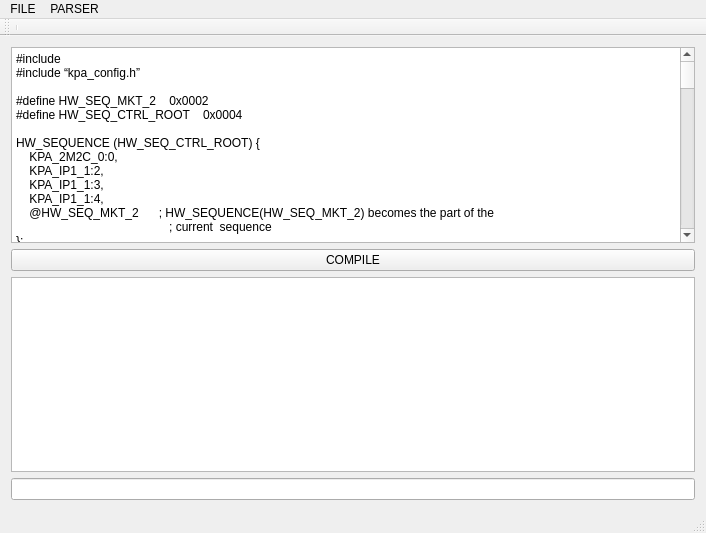
<?xml version="1.0" encoding="UTF-8"?>
<ui version="4.0">
 <class>MainWindow</class>
 <widget class="QMainWindow" name="MainWindow">
  <property name="geometry">
   <rect>
    <x>0</x>
    <y>0</y>
    <width>706</width>
    <height>533</height>
   </rect>
  </property>
  <property name="windowTitle">
   <string>MainWindow</string>
  </property>
  <widget class="QWidget" name="centralWidget">
   <layout class="QGridLayout" name="gridLayout">
    <item row="3" column="0">
     <widget class="QPlainTextEdit" name="plainTextEdit_2">
      <property name="font">
       <font>
        <family>Monospace</family>
        <pointsize>16</pointsize>
       </font>
      </property>
     </widget>
    </item>
    <item row="1" column="0">
     <widget class="QPlainTextEdit" name="plainTextEdit">
      <property name="plainText">
       <string>#include &lt;names.h&gt;				
#include “kpa_config.h”				
				
#define HW_SEQ_MKT_2    0x0002				
#define HW_SEQ_CTRL_ROOT    0x0004				
				
HW_SEQUENCE (HW_SEQ_CTRL_ROOT) {				
    KPA_2M2C_0:0, 				
    KPA_IP1_1:2,				
    KPA_IP1_1:3,				
    KPA_IP1_1:4,				
    @HW_SEQ_MKT_2      ; HW_SEQUENCE(HW_SEQ_MKT_2) becomes the part of the				
                                              ; current  sequence				
};				
				
HW_SEQUENCE (HW_SEQ_MKT_2) {				
    KPA_MKT_0:0,				
    KPA_MKT_0:1,				
    KPA_MKT_0:2,				
    KPA_MKT_0:3,				
    KPA_MKT_0:4,				
    KPA_MKT_0:5,				
    KPA_MKT_1:2,				
    KPA_MKT_1:3,				
    KPA_MKT_1:4				
};				
	
HW_SEQUENCE (HW_SEQ_MKT_2) {				
    KPA_MKT_2:0,				
    KPA_MKT_2:1,				
    KPA_MKT_2:2,				
    KPA_MKT_2:3,				
    KPA_MKT_2:4,				
    KPA_MKT_2:5,				
    KPA_MKT_3:2,				
    KPA_MKT_3:3,				
    KPA_MKT_3:4				
};			
				
				
#define IP1_UPDATE EVENT_L00	

module  (  KPA_IP1  ,  SEQ_CTRL_ROOT    )       {




	procedure ( IP1_UPDATE) {			
		A := Ctrl;		
		Ctrl := A &amp; 0xFFFE;		
		rg[11] := Vx + dVx;		
		rg[10] := Vx - dVx;		
		rg[1] := 0xA710;		
		Ctrl := 0x0002 | iif ( A &amp; 0x0020, A | 0x8000, A);		
	}
}

module(KPA_IP2, HW_SEQ_CTRL){VAR_EVENTS{Ctrl ::: IP1_UPDATE}}

module	(	KPA_IP3	, 		 HW_CTRL_ROOT	)	 {	
	uword Vx : rg:7, dVx:rg:8;			
	uword Ctrl:port:0;			
	word A, B, C;			
}
				
module (KPA_IP4, HW_SEQ_CTRL_ROOT) {				
	uword Vx : rg:7, dVx:rg:8;			
	uword Ctrl:port:0;			
	word AX, BX, C;			
				
	VAR_EVENTS {			
		Ctrl ::: IP1_UPDATE		
	}			
				
	procedure ( IP1_UPDATE) {			
		A := Ctrl;		
		Ctrl := A &amp; 0xFFFE;		
		rg[11] := Vx + dVx;		
		rg[10] := Vx - dVx;		
		rg[1] := 0xA710;		
		Ctrl := 0x0002 | iif ( A &amp; 0x0020, A | 0x8000, A);		
	}			
				
	procedure Run (EVENT_GRUN) {			
		Ctrl := 0;		
		Vx := 0;		
		dVx := 0;		
		B := 0;		
		while (1) {		
			rg[3+B] := 0;	
			if (B &gt; 5)	
				break;
			else	
				B := B + 1;
			if (Ctrl &amp; 0x0200) {	
				local_send_event (IP1_UPDATE);
				end_proc ();
			}	
		}		
		debug_prnt (&quot;Module IP1 was run at %02d:%02d&quot;, m_pos, m_channel);		
	}			
}				
</string>
      </property>
     </widget>
    </item>
    <item row="4" column="0">
     <widget class="QLineEdit" name="lineEdit"/>
    </item>
    <item row="2" column="0">
     <widget class="QPushButton" name="pushButton">
      <property name="text">
       <string>COMPILE</string>
      </property>
     </widget>
    </item>
   </layout>
  </widget>
  <widget class="QMenuBar" name="menuBar">
   <property name="geometry">
    <rect>
     <x>0</x>
     <y>0</y>
     <width>706</width>
     <height>19</height>
    </rect>
   </property>
   <widget class="QMenu" name="menuPARSER">
    <property name="title">
     <string>PARSER</string>
    </property>
    <addaction name="actionOPTIONS"/>
    <addaction name="actionABOUT"/>
   </widget>
   <widget class="QMenu" name="menuFILE">
    <property name="title">
     <string>FILE</string>
    </property>
    <addaction name="actionOPEN"/>
    <addaction name="actionOPEN_2"/>
    <addaction name="actionSAVE"/>
    <addaction name="actionSAVE_AS"/>
    <addaction name="actionCLOSE"/>
    <addaction name="actionEXIT"/>
   </widget>
   <addaction name="menuFILE"/>
   <addaction name="menuPARSER"/>
  </widget>
  <widget class="QToolBar" name="mainToolBar">
   <attribute name="toolBarArea">
    <enum>TopToolBarArea</enum>
   </attribute>
   <attribute name="toolBarBreak">
    <bool>false</bool>
   </attribute>
   <addaction name="separator"/>
  </widget>
  <widget class="QStatusBar" name="statusBar"/>
  <action name="actionOPEN">
   <property name="text">
    <string>NEW</string>
   </property>
  </action>
  <action name="actionOPEN_2">
   <property name="text">
    <string>OPEN</string>
   </property>
  </action>
  <action name="actionSAVE">
   <property name="text">
    <string>SAVE</string>
   </property>
  </action>
  <action name="actionSAVE_AS">
   <property name="text">
    <string>SAVE AS..</string>
   </property>
  </action>
  <action name="actionCLOSE">
   <property name="text">
    <string>CLOSE</string>
   </property>
  </action>
  <action name="actionEXIT">
   <property name="text">
    <string>EXIT</string>
   </property>
  </action>
  <action name="actionOPTIONS">
   <property name="text">
    <string>OPTIONS</string>
   </property>
  </action>
  <action name="actionABOUT">
   <property name="text">
    <string>ABOUT</string>
   </property>
  </action>
 </widget>
 <layoutdefault spacing="6" margin="11"/>
 <resources/>
 <connections/>
</ui>
